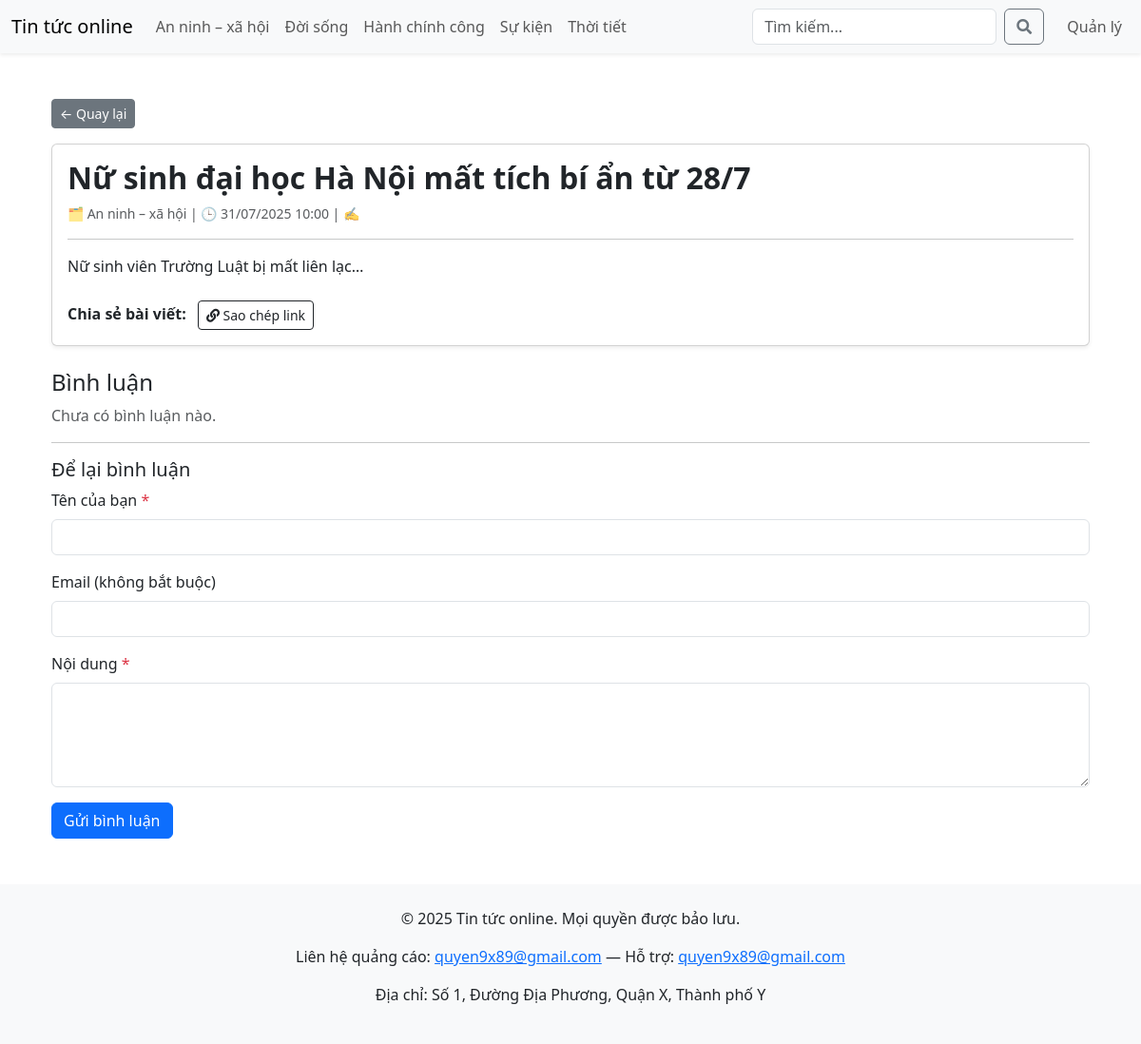
The app's page /post_detail.php?id=3 with its own data.
### tables this page shows
CREATE TABLE categories (
    id INT AUTO_INCREMENT PRIMARY KEY,
    name VARCHAR(100) NOT NULL
);

CREATE TABLE posts (
    id INT AUTO_INCREMENT PRIMARY KEY,
    title VARCHAR(255) NOT NULL,
    content TEXT NOT NULL,
    image VARCHAR(255),
    category_id INT,
    user_id INT,
    created_at DATETIME DEFAULT CURRENT_TIMESTAMP,
    FOREIGN KEY (category_id) REFERENCES categories(id),
    FOREIGN KEY (user_id) REFERENCES users(id)
);

### post_detail.php (the view, shortened to what this page needs)
<?php
require_once 'config.php';
include 'header.php';
$id = (int)$_GET['id'];
$sql = "SELECT p.*, c.name AS category_name, u.username AS author_name
        FROM posts p
        LEFT JOIN categories c ON p.category_id = c.id
        LEFT JOIN users u ON p.author_id = u.id
        WHERE p.id = ?";
$stmt = $pdo->prepare($sql);
$stmt->execute([$id]);
$post = $stmt->fetch();
$cStmt = $pdo->prepare("SELECT user_name, user_email, content, created_at FROM comments WHERE post_id = ? ORDER BY created_at DESC");
$cStmt->execute([$id]);
$comments = $cStmt->fetchAll();
?>
<!DOCTYPE html>
<html lang="vi">
<head>
  <link href="https://cdn.jsdelivr.net/npm/bootstrap@5.3.0/dist/css/bootstrap.min.css" rel="stylesheet">
  <link href="https://cdnjs.cloudflare.com/ajax/libs/font-awesome/5.15.4/css/all.min.css" rel="stylesheet">
</head>
<body>
<div class="container mt-5">
  <a href="index.php" class="btn btn-sm btn-secondary mb-3">&larr; Quay lại</a>
  <div class="card shadow-sm mb-4">
    <div class="card-body">
      <h2 class="card-title fw-bold"><?= htmlspecialchars($post['title']) ?></h2>
      <p class="text-muted small">
        🗂 <?= htmlspecialchars($post['category_name'] ?? 'Chưa phân loại') ?> |
        🕒 <?= date('d/m/Y H:i', strtotime($post['created_at'])) ?> |
        ✍️ <?= htmlspecialchars($post['author_name']) ?>
      </p>
      <hr>
      <p class="card-text"><?= nl2br(htmlspecialchars($post['content'])) ?></p>
      <div class="share-buttons mt-4">
        <span class="me-2 fw-semibold">Chia sẻ bài viết:</span>
        <button id="copyLinkBtn" class="btn btn-sm btn-outline-dark">
          <i class="fas fa-link"></i> Sao chép link
        </button>
      </div>
    </div>
  </div>
  <h4>Bình luận</h4>
  <?php if ($comments): ?>
    <?php foreach ($comments as $c): ?>
      <div class="mb-3 border-bottom pb-2">
        <strong><?= htmlspecialchars($c['user_name']) ?></strong>
        <?php if ($c['user_email']): ?>
          <small>(<?= htmlspecialchars($c['user_email']) ?>)</small>
        <?php endif; ?>
        <p class="mb-1"><?= nl2br(htmlspecialchars($c['content'])) ?></p>
        <small class="text-muted"><?= date('d/m/Y H:i', strtotime($c['created_at'])) ?></small>
      </div>
    <?php endforeach; ?>
  <?php else: ?>
    <p class="text-muted">Chưa có bình luận nào.</p>
  <?php endif; ?>
  <hr>
  <h5>Để lại bình luận</h5>
  <form method="POST">
    <div class="mb-3">
      <label class="form-label">Tên của bạn <span class="text-danger">*</span></label>
      <input type="text" name="user_name" class="form-control" required>
    </div>
    <div class="mb-3">
      <label class="form-label">Email (không bắt buộc)</label>
      <input type="email" name="user_email" class="form-control">
    </div>
    <div class="mb-3">
      <label class="form-label">Nội dung <span class="text-danger">*</span></label>
      <textarea name="content" class="form-control" rows="4" required></textarea>
    </div>
    <button type="submit" class="btn btn-primary">Gửi bình luận</button>
  </form>
</div>
<?php include 'footer.php'; ?>

### header.php (shortened to what this page needs)
<?php
require_once 'config.php';
$categories = $pdo->query("SELECT id, name FROM categories ORDER BY name")->fetchAll();
?>
<!DOCTYPE html>
<html lang="vi">
<head>
  <link
    href="https://cdn.jsdelivr.net/npm/bootstrap@5.3.0/dist/css/bootstrap.min.css"
    rel="stylesheet">
  <link
    href="https://cdnjs.cloudflare.com/ajax/libs/font-awesome/5.15.4/css/all.min.css"
    rel="stylesheet">
</head>
<body>
<nav class="navbar navbar-expand-lg navbar-light bg-light shadow-sm">
  <div class="container-fluid">
    <a class="navbar-brand" href="<?= BASE_URL ?>index.php">
      <?= SITE_NAME ?>
    </a>
    <div class="collapse navbar-collapse" id="mainNav">
      <ul class="navbar-nav me-auto">
        <?php foreach($categories as $cat): ?>
          <li class="nav-item">
            <a class="nav-link"
               href="<?= BASE_URL ?>category.php?id=<?= $cat['id'] ?>">
              <?= htmlspecialchars($cat['name']) ?>
            </a>
          </li>
        <?php endforeach; ?>
      </ul>
      <form class="d-flex" method="GET" action="<?= BASE_URL ?>tim-kiem.php">
        <input class="form-control me-2"
               type="search"
               name="q"
               placeholder="Tìm kiếm..."
               value="<?= htmlspecialchars($_GET['q'] ?? '') ?>">
        <button class="btn btn-outline-secondary" type="submit">
          <i class="fas fa-search"></i>
        </button>
      </form>
      <ul class="navbar-nav ms-3">
        <li class="nav-item">
          <a class="nav-link" href="<?= BASE_URL ?>admin/index.php">
            Quản lý
          </a>
        </li>
      </ul>
    </div>
  </div>
</nav>
<div class="container mt-4">

### records on screen
categories: name "An ninh – xã hội"
categories: name "Đời sống"
categories: name "Hành chính công"
categories: name "Sự kiện"
categories: name "Thời tiết"
posts: title "Nữ sinh đại học Hà Nội mất tích bí ẩn từ 28/7", category.name "An ninh – xã hội", created_at "31/07/2025 10:00", content "Nữ sinh viên Trường Luật bị mất liên lạc…"

### other values on screen
SITE_NAME "Tin tức online"
